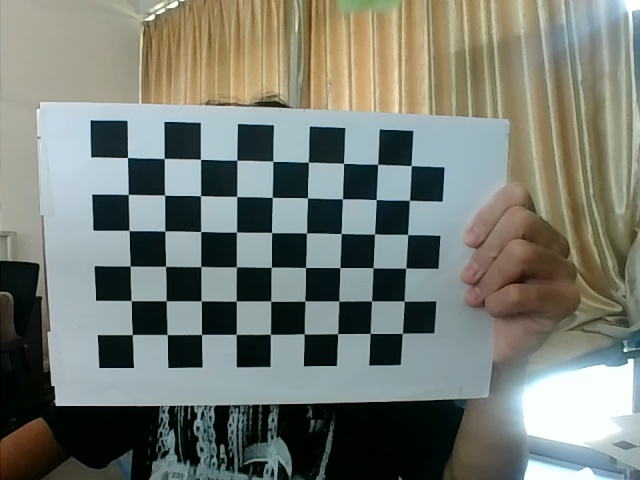
#> input picture data/one_calibration_image/1.jpg, 640 x 480 px
$ python One_Camera_Calibration.py
#> lines starting #> are read from the running program, lines starting #| are printed output that depends on the picture; after the words box and inside, x2 and y2 are one past the last pixel; in counts of white or black regions, pixels touching at a corner belong together; long printed decimals are rounded
import cv2
import numpy as np
import glob

class CameraCalibrator():
    def __init__(self):
        self.w = 9  # 实际棋盘格的宽 - 1
        self.h = 6  # 实际棋盘格的高 - 1
        self.square_size = 22.0  # 棋盘格每个方格的尺寸，单位mm
        self.objpoints = []
        self.imgpoints = []
        self.images_path = './data/one_calibration_image/*.jpg'


    def run_calibration(self,images_path,w,h,square_size,pattern='CMD'):
#> called with images_path = './data/one_calibration_image/*.jpg', w = 9, h = 6, square_size = 22, pattern = 'CMD'
        criteria = (cv2.TERM_CRITERIA_EPS + cv2.TERM_CRITERIA_MAX_ITER, 30, 0.001)
        objp = np.zeros((w*h,3), np.float32)
        objp[:,:2] = np.mgrid[0:w,0:h].T.reshape(-1,2)
        objp = objp*square_size  # 18.1 mm

        images = glob.glob(images_path)
        i = 0
        processed_images = []
        for fname in images:
            img = cv2.imread(fname)
#> img is the input picture: shape (480, 640, 3); mean B, G, R 115.4, 123.3, 117.9
            gray = cv2.cvtColor(img,cv2.COLOR_BGR2GRAY)
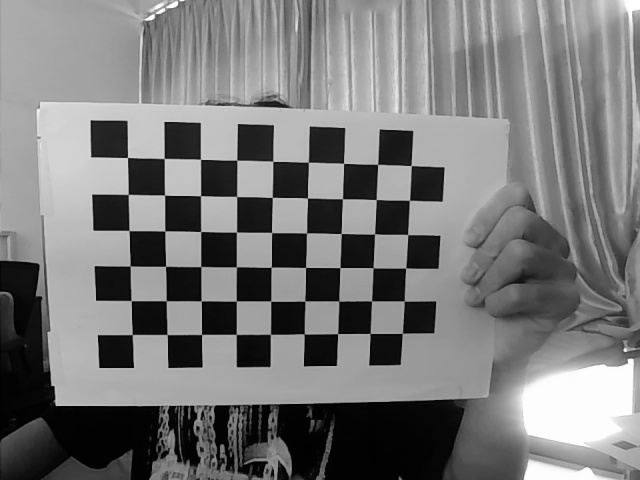
#> gray: shape (480, 640); min 0, max 255, mean 120.8
            u,v = img.shape[:2]
#> u = 480; v = 640
            ret, corners = cv2.findChessboardCorners(gray, (w,h),None)
#> ret = True; corners = 54 rows, first 8: [127.5, 157.5], [164.1, 158.5], [200.5, 159.3], [236.8, 160.2], [272.8, 161.4], [308.4, 162.2], [343.6, 163.4], [377.6, 164.4]
            if ret == True:
                # print("i:", i)
                i = i+1
                # 在原角点的基础上寻找亚像素角点
                cv2.cornerSubPix(gray,corners,(11,11),(-1,-1),criteria)
                #追加进入世界三维点和平面二维点中
                self.objpoints.append(objp)
                self.imgpoints.append(corners)
                # 将角点在图像上显示
                cv2.drawChessboardCorners(img, (w,h), corners, ret)
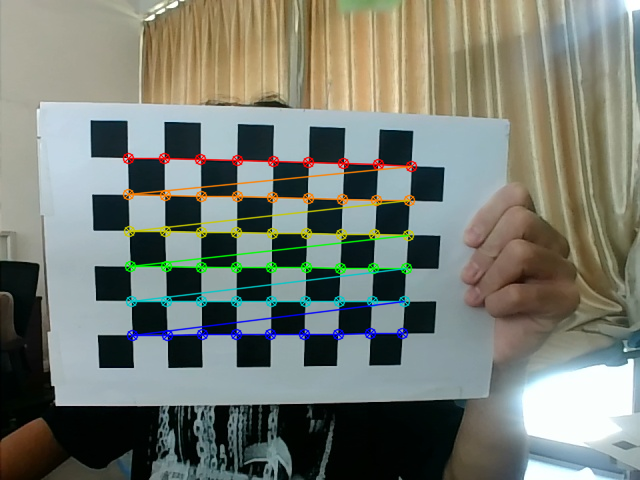
#> img: shape (480, 640, 3); 4.3% of pixels changed, all inside (x1, y1, x2, y2) = (122, 152, 418, 342)
                if pattern == 'GUI':
                    processed_images.append(img)
                elif pattern == 'CMD':
                    cv2.namedWindow('findCorners', cv2.WINDOW_NORMAL)
                    cv2.resizeWindow('findCorners', 640, 480)
                    cv2.imshow('findCorners',img)
                    cv2.waitKey(200)
#> pass 2 of the loop in run_calibration, `for fname in images:`:
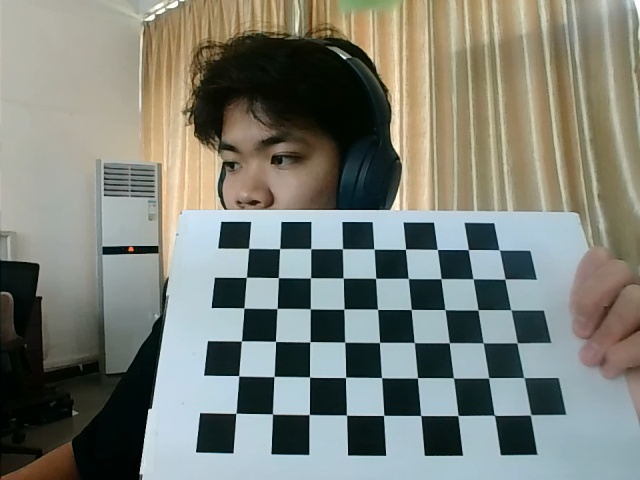
#> input picture data/one_calibration_image/10.jpg, 640 x 480 px
#> in run_calibration, img is the input picture: shape (480, 640, 3); mean B, G, R 119.2, 127.7, 123.7
#> in run_calibration, `gray = cv2.cvtColor(img,cv2.COLOR_BGR2GRAY)`:
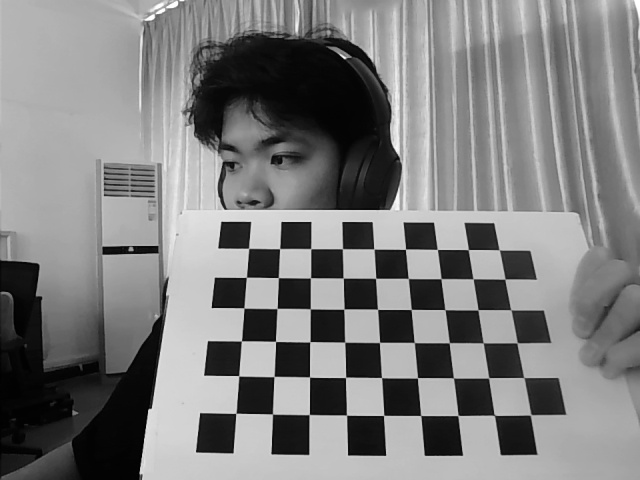
#> gray: shape (480, 640); min 0, max 255, mean 125.6
#> corners = 54 rows, first 8: [248.6, 248.3], [279.6, 248.6], [310.8, 248.6], [342.5, 248.7], [374, 249], [405.5, 249.2], [437.3, 249.4], [468.3, 249.6]
#> in run_calibration, `cv2.drawChessboardCorners(img, (w,h), corners, ret)`:
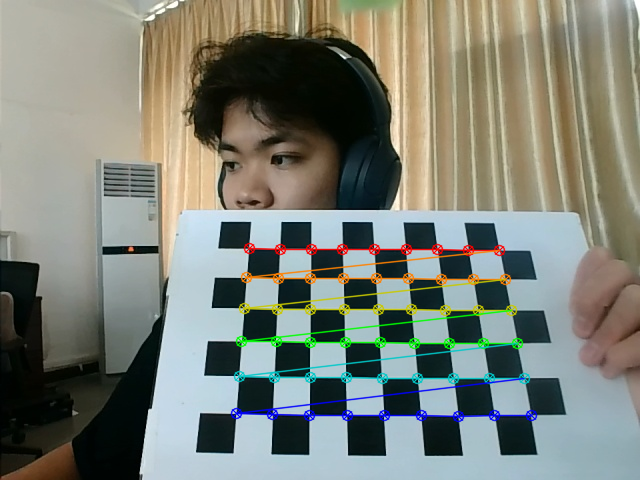
#> img: shape (480, 640, 3); 4.24% of pixels changed, all inside (x1, y1, x2, y2) = (230, 242, 538, 423)
#> pass 3 of the loop in run_calibration, `for fname in images:`:
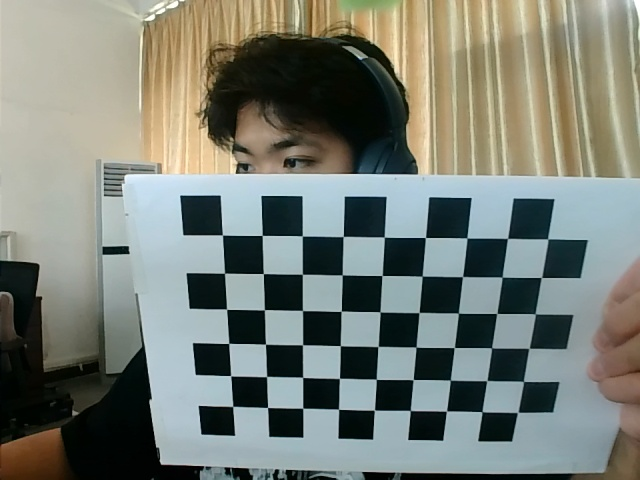
#> input picture data/one_calibration_image/11.jpg, 640 x 480 px
#> in run_calibration, img is the input picture: shape (480, 640, 3); mean B, G, R 117.6, 126.3, 121
#> in run_calibration, `gray = cv2.cvtColor(img,cv2.COLOR_BGR2GRAY)`:
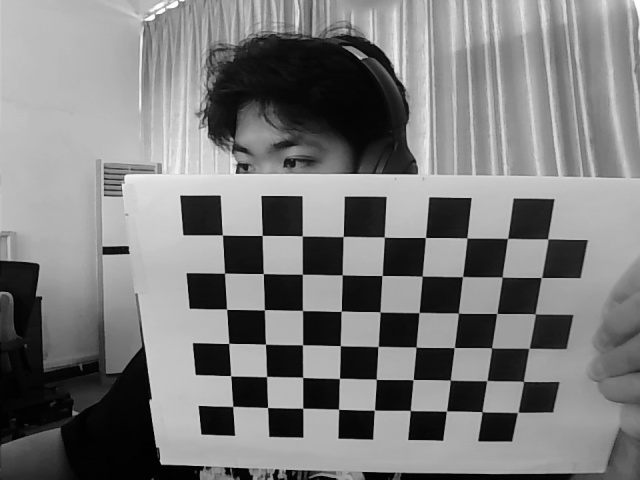
#> gray: shape (480, 640); min 0, max 255, mean 123.7
#> corners = 54 rows, first 8: [222.4, 235], [262.1, 235.4], [302.2, 235.9], [342.9, 236.3], [383.9, 237.2], [425.4, 237.5], [466.8, 238], [507.5, 238.4]
#> in run_calibration, `cv2.drawChessboardCorners(img, (w,h), corners, ret)`:
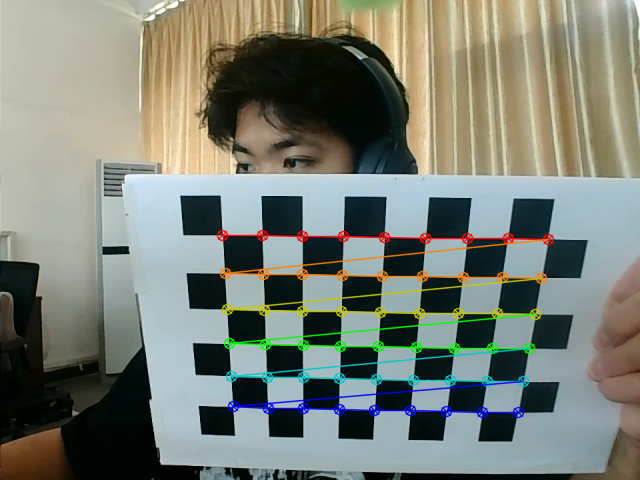
#> img: shape (480, 640, 3); 4.6% of pixels changed, all inside (x1, y1, x2, y2) = (216, 229, 555, 419)
        cv2.destroyAllWindows()

        print('正在计算')
        #标定
        ret, mtx, dist, rvecs, tvecs = \
            cv2.calibrateCamera(self.objpoints, self.imgpoints, gray.shape[::-1], None, None)
#> ret = 0.2; mtx = [[440.7, 0, 306.6], [0, 442.1, 250.9], [0, 0, 1]]; dist = [[-0.0338, -0.175, 0.000397, 0.00358, 0.265]]; rvecs = ([0.131, -0.102, 0.0176], [-0.461, 0.0163, 0.00989], [0.297, 0.0389, 0.00699]); tvecs = ([-108.4, -56.1, 262], [-40.97, -1.77, 309.9], [-46.21, -8.64, 240.3])
        newcameramtx, roi = cv2.getOptimalNewCameraMatrix(mtx, dist, (u, v), 0, (u, v))
#> newcameramtx = [[489.9, 0, 292.8], [0, 484.1, 276.3], [0, 0, 1]]; roi = (0, 0, 479, 639)
        print('计算完毕')
        if pattern == 'CMD':
            print("ret:",ret  )
#| ret: 0.2003
            print("mtx:\n",mtx)      # 内参数矩阵
#| mtx:
#|  [[440.725   0.         306.632]
#|  [  0.         442.074  250.883]
#|  [  0.           0.           1.        ]]
            print("dist畸变值:\n",dist   )   # 畸变系数   distortion cofficients = (k_1,k_2,p_1,p_2,k_3)
#| dist畸变值:
#|  [[-0.03381 -0.1755  0.0003973  0.003578  0.2654]]
            print("rvecs旋转（向量）外参:\n",rvecs)   # 旋转向量  # 外参数
#| rvecs旋转（向量）外参:
#|  (array([[ 0.1314],
#|        [-0.1019],
#|        [ 0.01759]]), array([[-0.461],
#|        [ 0.01632],
#|        [ 0.009888]]), array([[0.297],
#|        [0.03886],
#|        [0.006993]]))
            print("tvecs平移（向量）外参:\n",tvecs  )  # 平移向量  # 外参数
#| tvecs平移（向量）外参:
#|  (array([[-108.404],
#|        [ -56.100],
#|        [ 262.011]]), array([[-40.966],
#|        [ -1.767],
#|        [309.894]]), array([[-46.205],
#|        [ -8.637],
#|        [240.329]]))
            print('newcameramtx外参',newcameramtx)
#| newcameramtx外参 [[489.892   0.         292.810]
#|  [  0.         484.128 276.321]
#|  [  0.           0.           1.        ]]
        return ret,mtx,dist,u,v,processed_images,rvecs,tvecs,newcameramtx

    def start_capture(self,mtx,dist,u,v):
        camera = cv2.VideoCapture(0)
        while True:
            (grabbed,frame)=camera.read()
            h1, w1 = frame.shape[:2]
            newcameramtx, roi = cv2.getOptimalNewCameraMatrix(mtx, dist, (u, v), 0, (u, v))
            # 纠正畸变
            dst1 = cv2.undistort(frame, mtx, dist, None, newcameramtx)
            #dst2 = cv2.undistort(frame, mtx, dist, None, newcameramtx)
            mapx,mapy=cv2.initUndistortRectifyMap(mtx,dist,None,newcameramtx,(w1,h1),5)
            dst2=cv2.remap(frame,mapx,mapy,cv2.INTER_LINEAR)
            # 裁剪图像，输出纠正畸变以后的图片
            x, y, w1, h1 = roi
            dst1 = dst1[y:y + h1, x:x + w1]

            #cv2.imshow('frame',dst2)
            #cv2.imshow('dst1',dst1)
            cv2.imshow('dst2', dst2)
            if cv2.waitKey(1) & 0xFF == ord('q'):  # 按q
                break
        camera.release()
        cv2.destroyAllWindows()


if __name__ == "__main__":
    CC = CameraCalibrator()
    ret, mtx, dist, u, v, processed_images, rvecs, tvecs, newcameramtx = CC.run_calibration(CC.images_path, CC.w, CC.h, CC.square_size)
#> ret = 0.2; mtx = [[440.7, 0, 306.6], [0, 442.1, 250.9], [0, 0, 1]]; dist = [[-0.0338, -0.175, 0.000397, 0.00358, 0.265]]; u = 480; v = 640; processed_images = []; newcameramtx = [[489.9, 0, 292.8], [0, 484.1, 276.3], [0, 0, 1]]
    CC.start_capture(mtx, dist, u, v)
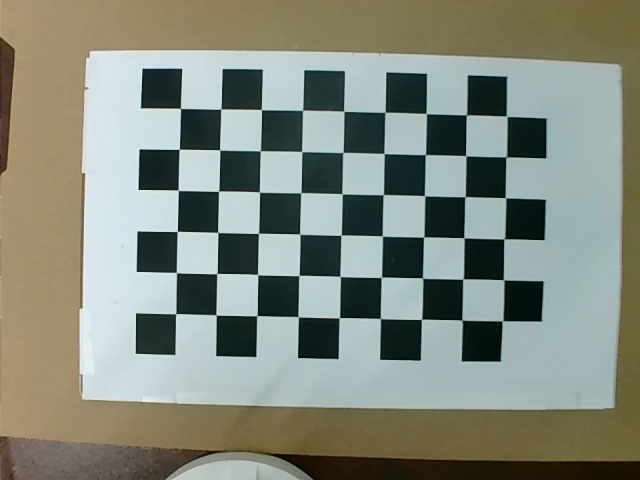
#> input picture data/eye_hand_calibration_image/1.jpg, 640 x 480 px, given in place of the camera
#> in start_capture, frame is the input picture: shape (480, 640, 3); mean B, G, R 125.1, 136.7, 130.8
#> in start_capture, `newcameramtx, roi = cv2.getOptimalNewCameraMatrix(mtx, dist, (u, v), 0..`: roi = (0, 0, 479, 639)
#> in start_capture, `dst1 = cv2.undistort(frame, mtx, dist, None, newcameramtx)`:
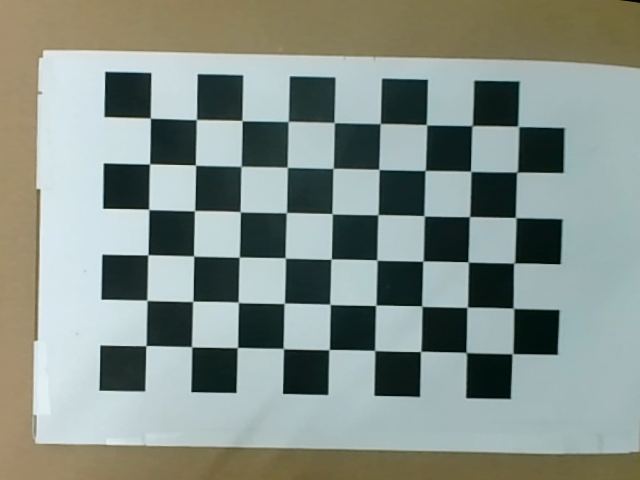
#> dst1: shape (480, 640, 3); mean B, G, R 137, 144.3, 133.4
#> in start_capture, `mapx,mapy=cv2.initUndistortRectifyMap(mtx,dist,None,newcameramtx,(w1,h..`:
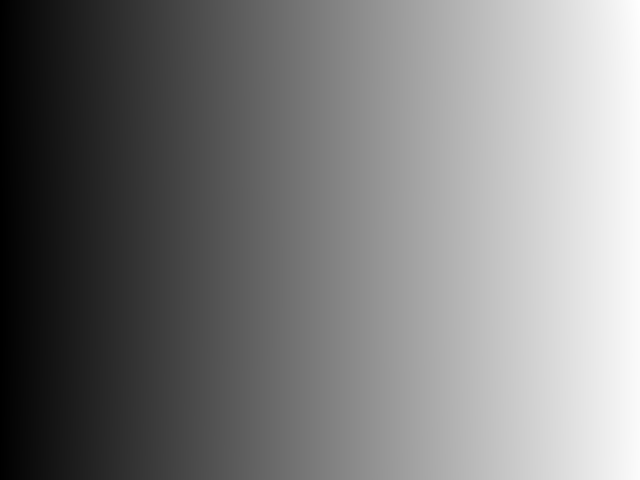
#> mapx: shape (480, 640) float32; min 50.79, max 621.4, mean 330.9; drawn with min black and max white
#> in start_capture, `mapx,mapy=cv2.initUndistortRectifyMap(mtx,dist,None,newcameramtx,(w1,h..`:
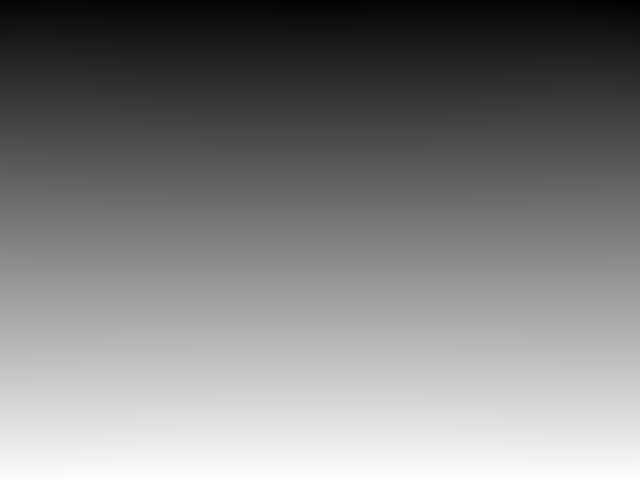
#> mapy: shape (480, 640) float32; min -2.89, max 434.3, mean 218; drawn with min black and max white
#> in start_capture, `x, y, w1, h1 = roi`: x = 0; w1 = 479; h1 = 639
#> in start_capture, `dst1 = dst1[y:y + h1, x:x + w1]`:
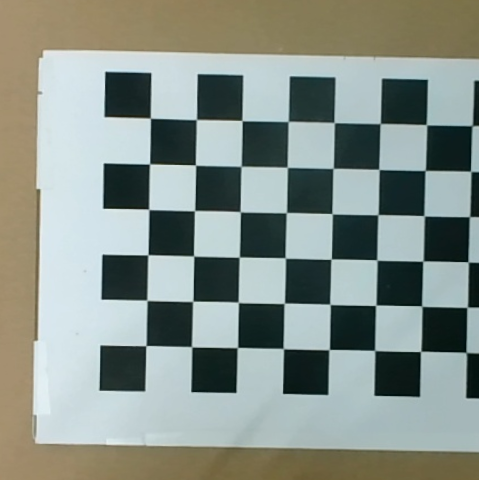
#> dst1: shape (480, 479, 3); mean B, G, R 137.8, 145.2, 135.5
#> (key q is pressed here)
